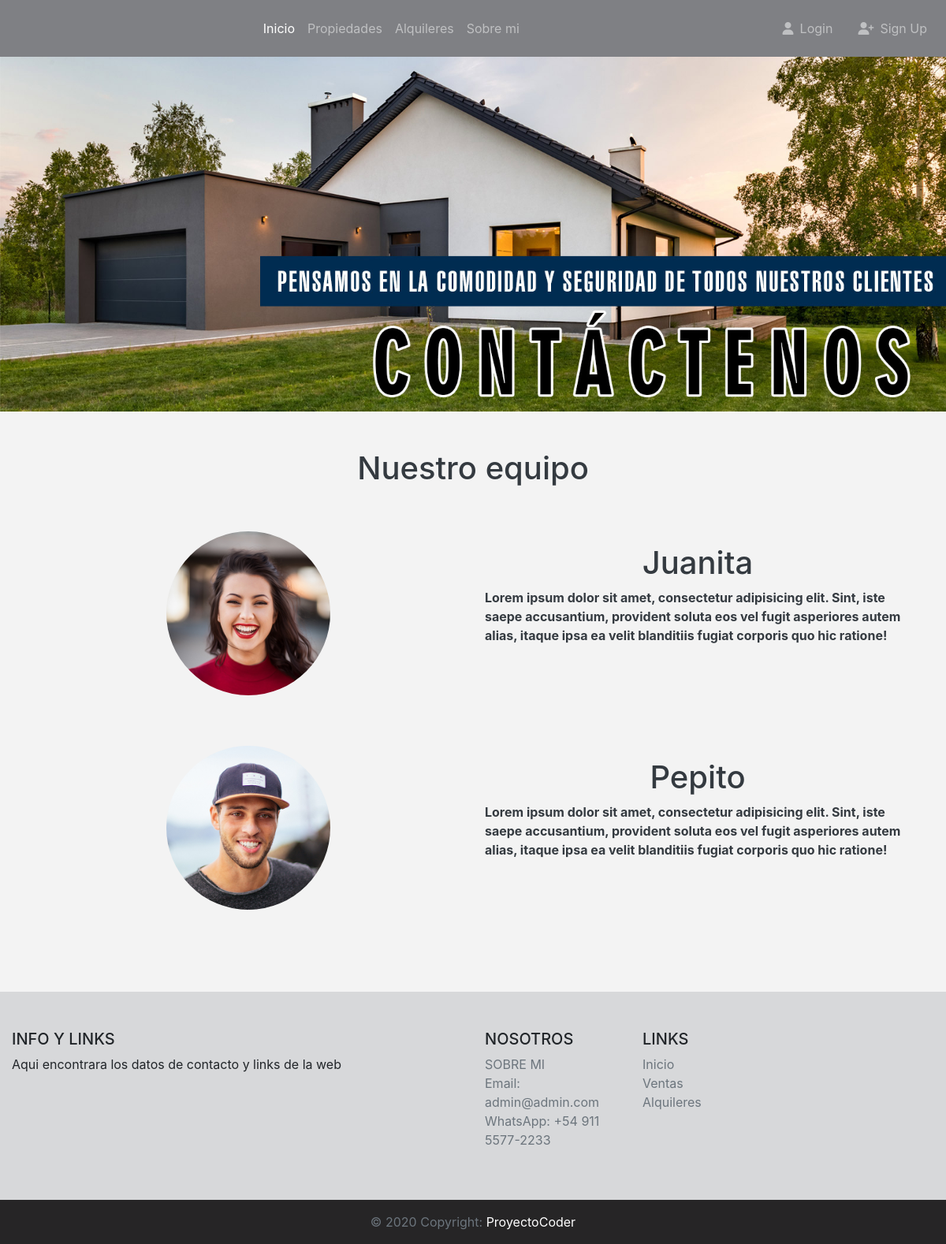
The page / on the database its author committed.
### data/models.py (models this page shows, shortened)
class IndexChange(models.Model):
    background = models.ImageField(upload_to='index_image', null=True, blank=True, verbose_name='Imagen Principal')
    team = models.CharField(max_length=50, null=True, blank=True, verbose_name='Titulo de equipo')
    img1 = models.ImageField(upload_to='index_image', null=True, blank=True)
    title1 = models.CharField(max_length=50, null=True, blank=True, verbose_name='Persona 1')
    description1 = models.CharField(max_length=300, null=True, blank=True)
    img2 = models.ImageField(upload_to='index_image', null=True, blank=True)
    title2 = models.CharField(max_length=50, null=True, blank=True, verbose_name='Persona 2')
    description2 = models.CharField(max_length=300, null=True, blank=True)
    img3 = models.ImageField(upload_to='index_image', null=True, blank=True)
    title3 = models.CharField(max_length=50, null=True, blank=True, verbose_name='Persona 3')
    description3 = models.CharField(max_length=300, null=True, blank=True)
    class Meta:
        verbose_name = 'Modificacion'
        verbose_name_plural = 'Modificaciones'

### Proyecto01/views.py (the view)
# urls.py: path('', index, name = 'index'),
def index(request):
    data = IndexChange.objects.all()
    context = {
        'data': data,
    }
    return render(request, 'index.html', context=context)

### templates/index.html (shortened to what this page needs)
{% extends 'base.html' %}
{% block index %}
    <li class="nav-item active">
{% endblock %}
{% block content %}
    {% for dat in data %}
        <div>
        {% if dat.background.url != '' %}
            <img src="{{ dat.background.url }}" class="w-100">
        {% endif %}
        </div>
        <section>
            <div class="container mt-5">
                <div class="row">
                    {% if dat.team != None %}
                    <div class="col text-dark text-center"><h1>{{ dat.team }}</h1></div>
                    {% endif %}
                </div>
                <div class="row mt-5">
                    <div class="col-lg-6">
                        <div class="rounded-circle text-center">
                            {% if dat.img1 != '' %}
                            <img class="rounded-circle mb-3" src="{{ dat.img1.url }}" style="width: 13rem;">
                            {% endif %}
                        </div>
                    </div>
                    <div class="col-lg-6 text-dark ">
                        {% if dat.title1 != None %}
                        <h1 class="text-center mt-3">{{ dat.title1 }}</h1>
                        {% endif %}
                        {% if dat.description1 != None %}
                        <p class="font-weight-bold text-left">{{ dat.description1 }}</p>
                        {% endif %}
                    </div>
                </div>
                <div class="row mt-5">
                    <div class="col-lg-6">
                        <div class="rounded-circle text-center">
                            {% if dat.img2 != '' %}
                            <img class="rounded-circle mb-3" src="{{ dat.img2.url }}" style="width: 13rem;">
                            {% endif %}
                        </div>
                    </div>
                    <div class="col-lg-6 text-dark ">
                        {% if dat.title2 != None %}
                        <h1 class="text-center mt-3">{{ dat.title2 }}</h1>
                        {% endif %}
                        {% if dat.description2 != None %}
                        <p class="font-weight-bold text-left">{{ dat.description2 }}</p>
                        {% endif %}
                    </div>
                </div>
                <div class="row mt-5">
                    <div class="col-lg-6">
                    </div>
                    <div class="col-lg-6 text-dark ">
                    </div>
                </div>
            </div>
        </section>
    {% endfor %}
{% endblock %}

### rows shown on the page
IndexChange: background (picture), team "Nuestro equipo", img1 (picture), title1 "Juanita", description1 "Lorem ipsum dolor sit amet, consectetur adipisicing elit. Sint, iste saepe accusantium, provident soluta eos vel fugit asperiores autem alias, itaque ipsa ea velit blanditiis fugiat corporis quo hic ratione!", img2 (picture), title2 "Pepito", description2 "Lorem ipsum dolor sit amet, consectetur adipisicing elit. Sint, iste saepe accusantium, provident soluta eos vel fugit asperiores autem alias, itaque ipsa ea velit blanditiis fugiat corporis quo hic ratione!"
